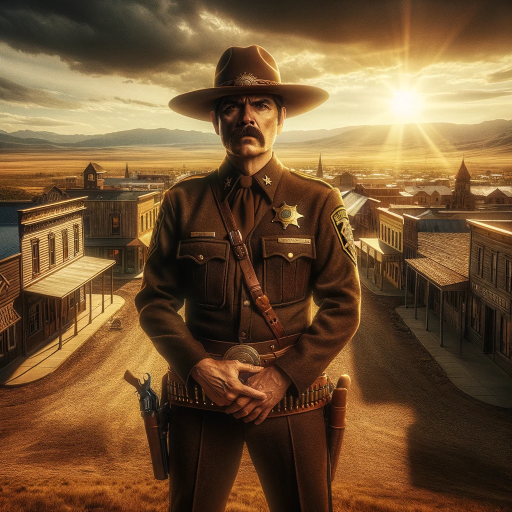
#> input picture pictures/texas_sheriff.png, 1024 x 1024 px, found by its file name (shown at 1/2 size)
$ jupyter execute resize_image.ipynb
#> lines starting #> are read from the running program, lines starting #| are printed output that depends on the picture
[cell 1]
from PIL import Image

# Open the image
image = Image.open('pictures\\texas_sheriff.png')
#> image is the input picture: PIL image 1024x1024 RGB; mean R, G, B 115.4, 85.2, 52.3

# Resize the image
new_image = image.resize((400, 400))
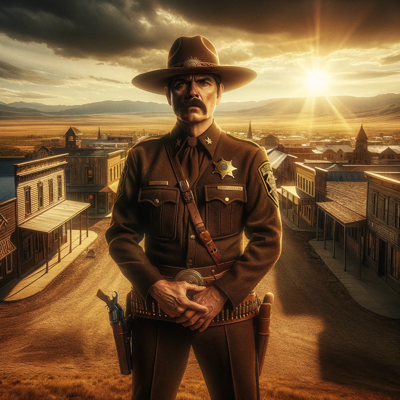
#> new_image: PIL image 400x400 RGB; mean R, G, B 115.4, 85.2, 52.3

# Save the resized image
new_image.save('pictures\\texas_sheriff_400.png')
